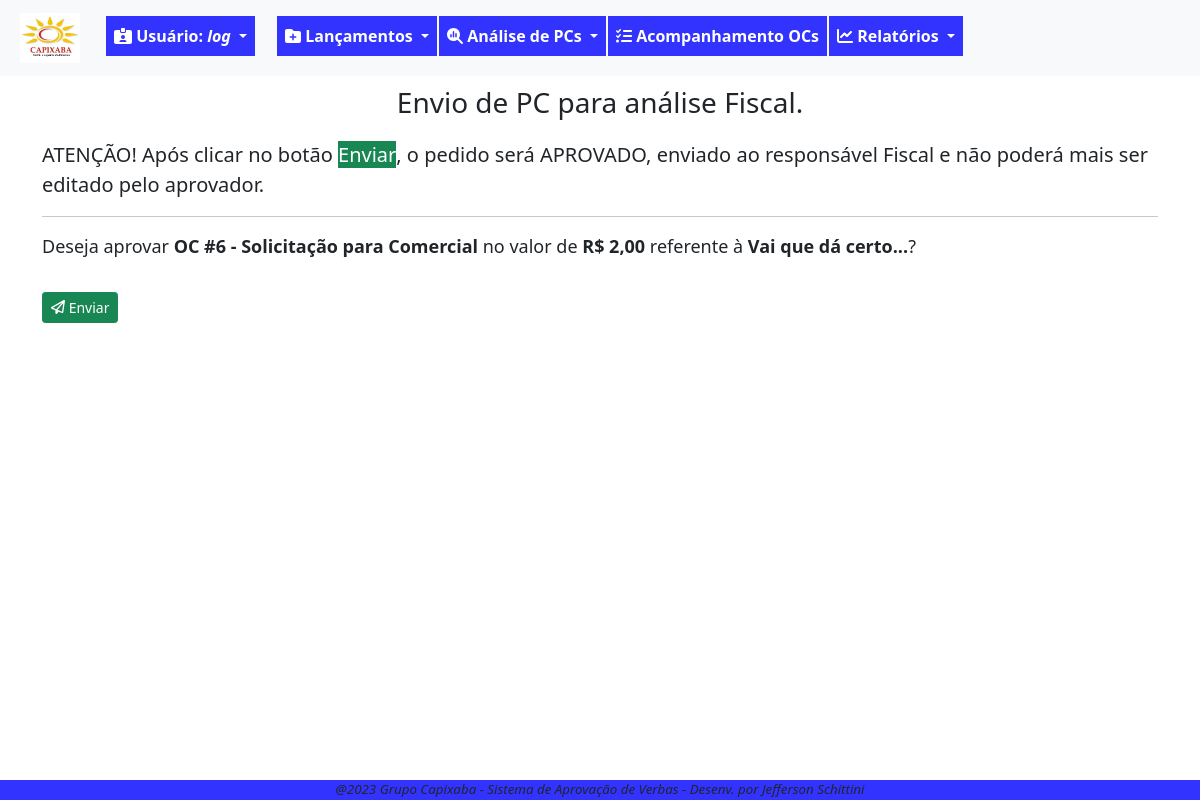
The page /pc/analise/aprova/enviar/6/ (signed in) on the database its author committed.
### fluxo/models.py (models this page shows, shortened)
class PedidoCompra(models.Model):
    SOL = '1'
    APR = '2'
    FIS = '3'
    FIN = '4'
    FIM = '9'
    ETAPAS_CHOICES = [
        (SOL,'Solicitação'),
        (APR,'Aprovação'),
        (FIS,'Fiscal'),
        (FIN,'Financeiro'),
        (FIM,'Finalizada'),
    ]
    ABERTA = 'ABE'
    ANALISE = 'ANL'
    LIBERADA = 'LIB'
    NEGADA = 'NEG'
    CANCELADA = 'CAN'
    STATUS_CHOICES = [
        ('ABE','Aberta'),
        ('ANL','Análise'),
        ('LIB','Liberada'),
        ('NEG','Negada'),
        ('CAN','Cancelada'),
    ]
    data_solic = models.DateTimeField(verbose_name='Data da Solicitação', default=timezone.now)
    usuario_log = models.ForeignKey(User, on_delete=models.PROTECT, verbose_name='Usuário') #deixar este usuário, que herda do padrão django
    setor_oc = models.ForeignKey(Setor, on_delete=models.PROTECT, verbose_name='Setor')
    desc_solic = models.CharField(max_length=100, verbose_name='Descrição do pedido')
    motivo_solic = models.TextField(verbose_name='Motivo do pedido', max_length=1000, help_text='Escreva detalhes da solicitação')
    valor_solic = models.DecimalField(max_digits=9, decimal_places=2, verbose_name='Valor Solicitado')
    anexos = models.FileField(upload_to=anexar_em, blank=True, null=True)  # verificar melhor como se configura, inclusive a constante MEDDIA_ROOT
    data_aprov = models.DateTimeField(verbose_name='Aprovação Diretoria', blank=True, null=True)
    motivo_aprov = models.TextField(verbose_name='Motivo Aprovação', blank=True, max_length=1000, help_text='Escreva detalhes da devolutiva')
    valor_aprov = models.DecimalField(verbose_name='Valor Aprovado', max_digits=9, decimal_places=2, blank=True, null=True)
    data_fin = models.DateTimeField(verbose_name='Liberação Financeiro', blank=True, null=True)
    motivo_fin = models.TextField(verbose_name='Motivo Financeiro', max_length=1000, blank=True, help_text='Escreva detalhes da devolutiva')
    data_fis = models.DateTimeField(verbose_name='Liberação Fiscal', blank=True, null=True)
    motivo_fis = models.TextField(verbose_name='Motivo Fiscal', max_length=1000, blank=True, null=True, help_text='Escreva detalhes da devolutiva')
    etapa_oc = models.CharField(verbose_name='Etapa', choices=ETAPAS_CHOICES, max_length=50, default='1')
    status_oc = models.CharField(verbose_name='Status', choices=STATUS_CHOICES, max_length=50, default='ABE')
    data_fim_oc = models.DateTimeField(verbose_name='Data Encerramento', null=True, blank=True)
    def __str__(self):
        return "OC #{} - Solicitação para {}".format(self.id,self.setor_oc)
    """ atriui a uma variável o nome da classe. Isso pode ser usado em um template para identificar a
    classe que está chamando o formulário e condicionar as ações"""

class Setor(models.Model):
    setor_desc = models.CharField(verbose_name='Setor', max_length=100, unique=True)
    gestor_setor = models.ForeignKey(User, on_delete=models.PROTECT, verbose_name='Gestor', blank=True, null=True)
    def __str__(self):
        return self.setor_desc

### fluxo/views.py (the view, shortened to what this page needs)
# urls.py: path('pc/analise/aprova/enviar/<int:pk>/', PCAprova.as_view(), name='envia-aprova-pc'),
class PCAprova(GroupRequiredMixin, LoginRequiredMixin,UpdateView):
    login_url = reverse_lazy('login')
    group_required = u'Aprovador'
    model = PedidoCompra
    fields=[]
    template_name = 'fluxo/form-aprova-pc.html'
    success_url = reverse_lazy('lista-analise-pc')

### fluxo/templates/fluxo/form-aprova-pc.html (shortened to what this page needs)
{% extends 'paginas/base.html' %}
{% load static %}
{% block info_tela %}
    <h3 style="margin-top: 10px; text-align: center;">Envio de PC para análise Fiscal.</h3>
{% endblock info_tela %}
{% block conteudo %}
    <p style="margin-top: 20px;" class="lead">
        <b>ATENÇÃO!</b> Após clicar no botão <b class="btn-success">Enviar</b>,
        o pedido será APROVADO, enviado ao responsável Fiscal e
        não poderá mais ser editado pelo aprovador.
    </p>
    <hr>
    <form action="" method="post" enctype="multipart/form-data">
        <p style="font-size: large;">Deseja aprovar <strong>{{ object }}</strong>
            no valor de <b>R$ {{ object.valor_aprov }}</b>
            referente à <b>{{ object.motivo_solic }}</b>?
        </p>
        <button type="submit" class="btn btn-success mt-3 btn-sm" >
            <i class="fa-regular fa-paper-plane"></i> Enviar</button>
    </form>
{% endblock conteudo %}

### paginas/templates/paginas/base.html (shortened to what this page needs)
{% load static %}
{% load crispy_forms_tags %}
<!DOCTYPE html>
<html lang="pt-br">
<head>
    <link rel="stylesheet" href="{% static 'css/estilo.css' %}" type="text/css">
    <link rel="stylesheet" href="{% static 'css/bootstrap.min.css' %}" type="text/css">
    <link rel="stylesheet" href="{% static 'css/all.min.css' %}" type="text/css">
</head>
<body class="corpo">
    <header>
        {% block menu %}
        {% if request.user.is_authenticated %}
        <nav class="navbar navbar-expand-lg bg-light">
            <div class="container-fluid">
                <ul class="navbar-nav me-auto mb-lg-0">
                    <li class="nav-item">
                        <a class="navbar-brand nav-link" href="{% url 'index' %}"><img src="{% static 'img/logocpxb.jpeg' %}" width="60" height="50" alt=""></a>
                    </li>
                    <div class="nav-item dropdown mt-2">
                        <a style="color:white; margin-right: 20px;" class="nav-link dropdown-toggle btn-meu-menu" href="#" role="button" data-bs-toggle="dropdown" aria-expanded="false">
                            <i class="fa-solid fa-id-card-clip"></i><span> Usuário: <em>{{ request.user}}</em></span>
                        </a>
                    </div>
                    <div class="nav-item dropdown mt-2">
                        <a style="color:white" class="nav-link dropdown-toggle btn-meu-menu" href="#" role="button" data-bs-toggle="dropdown" aria-expanded="false">
                            <i class="fa-solid fa-folder-plus"></i>
                            <span>Lançamentos</span>
                        </a>
                    </div>
                    <div class="nav-item dropdown mt-2">
                        <a style="color:white" class="nav-link dropdown-toggle btn-meu-menu" href="#" role="button" data-bs-toggle="dropdown" aria-expanded="false">
                            <i class="fa-solid fa-magnifying-glass-chart"></i>
                            <span>Análise de PCs</span>
                        </a>
                    </div>
                    <li class="nav-item mt-2"><a style="color:white" class="nav-link btn-meu-menu" href="{% url 'index' %}">
                        <i class="fa-solid fa-list-check"></i>
                        <span>Acompanhamento OCs</span></a>
                    </li>
                    <div class="nav-item dropdown mt-2">
                        <a style="color:white" class="nav-link dropdown-toggle btn-meu-menu" href="#" role="button" data-bs-toggle="dropdown" aria-expanded="false">
                            <i class="fa-solid fa-chart-line"></i>
                            <span>Relatórios</span>
                        </a>
                    </div>
                </ul>
            </div>
        </nav>
        {% endif %}
        {% endblock menu %}
    </header>
        {% block info_tela %}{% endblock info_tela %}
        <div class="container">
        {% block conteudo %}{% endblock conteudo %}
        </div>
    {% block rodape %}
    <footer>
        <p style="margin-bottom: 0; font-size: smaller;"> <em> @2023 Grupo Capixaba - Sistema de Aprovação de Verbas - Desenv. por Jefferson Schittini</em></p>
    </footer>
    {% endblock rodape %}
</body>
</html>

### static/css/estilo.css (style rules this page uses)
.corpo { margin-bottom: 80px; }
.btn-meu-menu { background-color:rgb(51, 51,255); font-size: medium; font-weight: bold; margin-left: 2px; }
footer { position: fixed; bottom: 0; width: 100%; background-color:rgb(51, 51,255); text-align: center; }

### rows shown on the page
PedidoCompra: id+setor_oc "OC #6 - Solicitação para Comercial", valor_aprov "2,00", motivo_solic "Vai que dá certo..."

### other values the page prints
{{ request.user }} "log"
